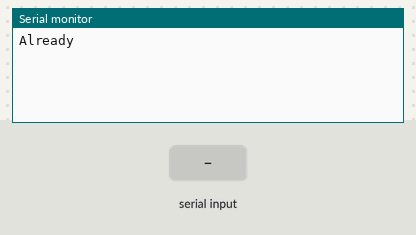
Simulated run of this sketch. Board: Arduino Uno, built with avr-gcc and run on an emulated ATmega328P. Shown: the last lines printed to the serial monitor. Inputs (shaded band) come from the test bench.

Above: at 1.2 s.
1.3 s: "1" received over the second serial link
At 1.7 s:
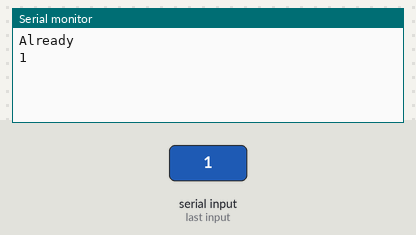
2.8 s: "0" received over the second serial link
At 4.1 s:
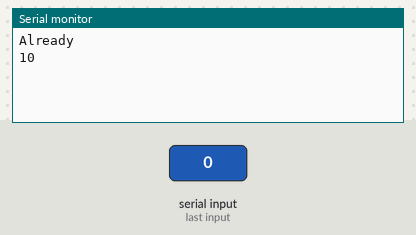

The sketch:

btConfig.ino
```cpp
#include <SoftwareSerial.h>

SoftwareSerial miBt(10,11);

void setup() {
  // put your setup code here, to run once:
  Serial.begin(9600);
  Serial.println("Already");

  miBt.begin(38400);

}

void loop() {
  // put your main code here, to run repeatedly:

  if(miBt.available()){
    Serial.write(miBt.read());
  }

  if(Serial.available())
  miBt.write(Serial.read());
}
```

Measured:
- after the input at 1.3 s, the serial monitor: prints a new line at once (image 1)
- after the input at 2.8 s, the serial monitor: prints a new line at once (image 2)
